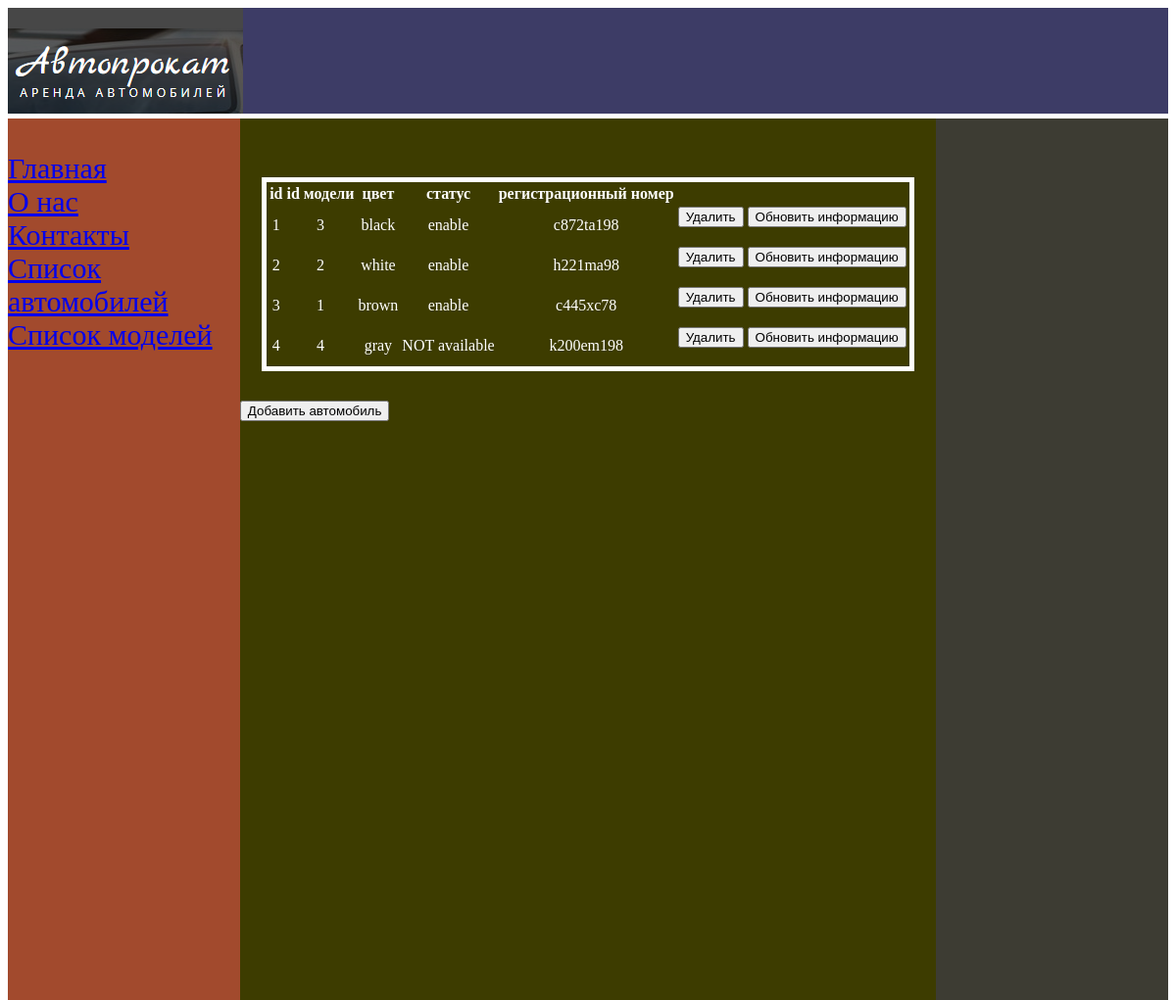
The app's page /autolist.php with its own data.
### tables this page shows
CREATE TABLE `auto` (
  `id` int(11) NOT NULL,
  `color` varchar(50) NOT NULL,
  `status` varchar(50) NOT NULL,
  `regnum` varchar(10000) NOT NULL,
  `id_model` int(11) NOT NULL
);

### autolist.php (the view, shortened to what this page needs)
<link rel="stylesheet" type="text/css" href="style.css">
<?php
	require('connect.php');
	$autozapros=mysqli_query($connection,"SELECT `id`,`id_model`,`color`,`status`,`regnum` FROM auto");
	$posts=array();
if ($autozapros) {
	while ($row=mysqli_fetch_assoc($autozapros)) {
	$posts[]=$row;
}
}
?>
<div class="main">
				<div class="header">
					<a href="index.php"><img src="logo.png"></a>
				</div>
				<div class="leftbar">
					<br>
					<a href="index.php">Главная</a><br>
					<a href="about.php">О нас</a><br>
					<a href="contact.php">Контакты</a><br>
					<a href="autolist.php">Список автомобилей</a><br>
					<a href="modellist.php">Список моделей</a><br>
				</div>
				<div class="content">
					<table align="center">
					<tr>
						<th>id</th>
						<th>id модели</th>
						<th>цвет</th>
						<th>статус</th>
						<th>регистрационный номер</th>
					</tr>
					<?php foreach($posts as $post){
							echo'<tr align="center">';
							echo '<td>'.$post['id'].'</td>';
							echo '<td>'. $post['id_model'].	'</td>';
							echo '<td>'. $post['color']	.'</td>';
							echo '<td>'. $post['status'].	'</td>';
							echo '<td>'.$post['regnum']	.    '</td>';?>
							<td><form method="POST">
								<input type="submit" name="deleteauto[]" value="Удалить">
							</form></td>
							<td><form method="POST">
								<input type="submit" name="updateauto[]" value="Обновить информацию">
							</form></td>
							<?php }
							echo '</table>';
					?>
					<form  class="addauto" method="POST">
								<input type="submit" name="addauto" value="Добавить автомобиль">
						</form>
				</div>
				<div class="sidebar">
				</div>
		</div>

### style.css (style rules this page uses)
.header { background:#3d3c66; height: 108px; margin-bottom: 5px; }
.leftbar { background:#A24A2D; min-height: 300px; width:20%; float: left; height: 900px; }
.content { background:#3d3c00; height: 900px; width: 60%; float:left; }
.sidebar { background:#3d3c33; min-height: 300px; width: 20%; height: 900px; float: left; }
table { margin-top: 60px; border:5px solid white; }
.addauto { margin-top: 30px; }

### records on screen
auto: id "1", id_model "3", color "black", status "enable", regnum "c872ta198"
auto: id "2", id_model "2", color "white", status "enable", regnum "h221ma98"
auto: id "3", id_model "1", color "brown", status "enable", regnum "c445xc78"
auto: id "4", id_model "4", color "gray", status "NOT available", regnum "k200em198"
